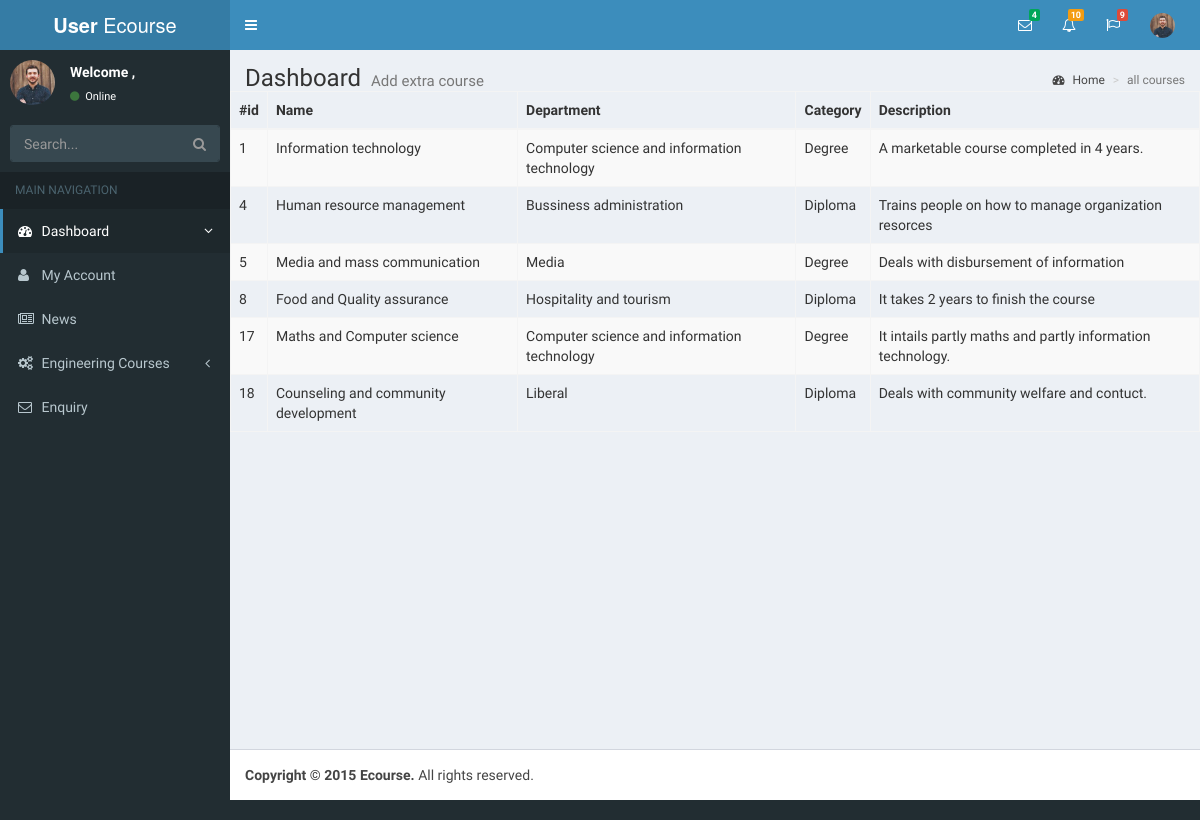
Page /all_courses.php on the earlier database version.
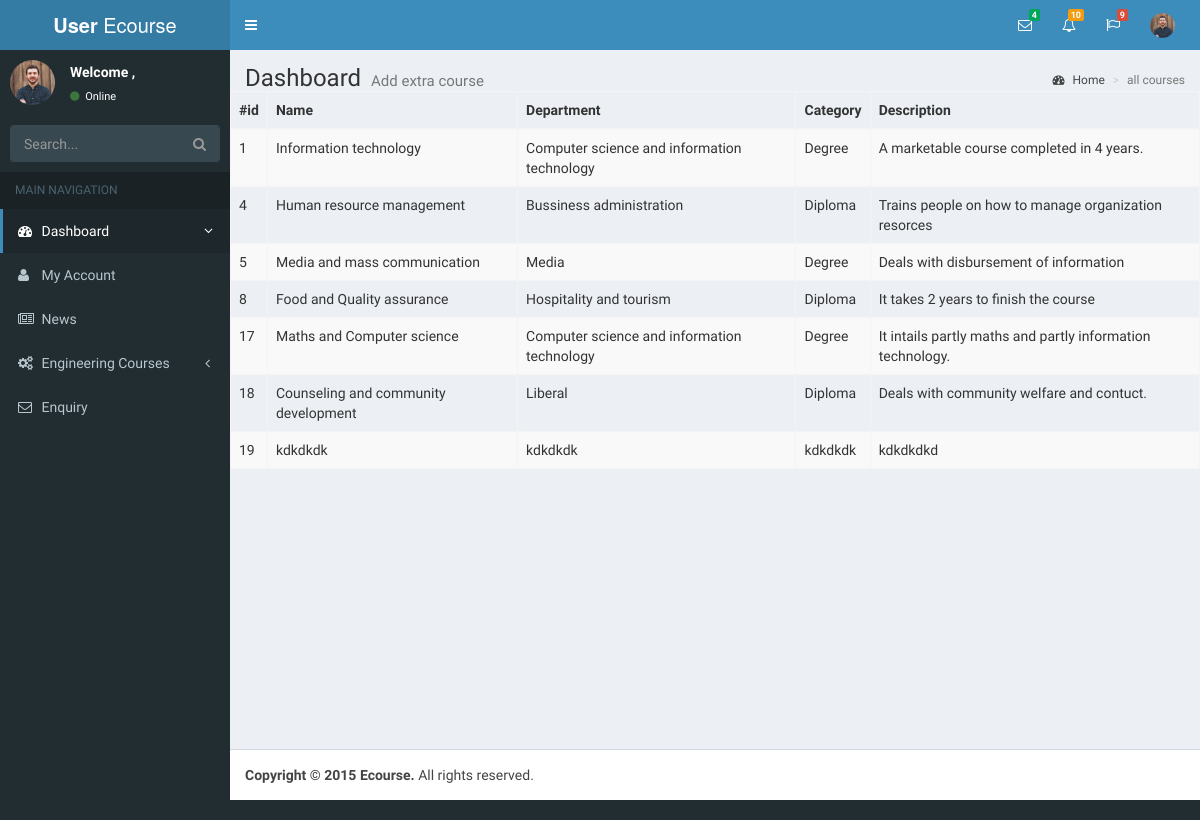
Same page on the later database version.
### tables this page shows
CREATE TABLE IF NOT EXISTS `courses` (
  `id` int(10) NOT NULL AUTO_INCREMENT,
  `name` varchar(100) NOT NULL,
  `department` varchar(100) NOT NULL,
  `category` varchar(100) NOT NULL,
  `description` varchar(200) NOT NULL,
  PRIMARY KEY (`id`)
);

### all_courses.php (the view, shortened to what this page needs)
<?php
  include('layout/sidebar.php')
?>
  <div class="content-wrapper">
    <section class="content-header">
      <h1>
        Dashboard
        <small>Add extra course</small>
      </h1>
      <ol class="breadcrumb">
        <li><a href="#"><i class="fa fa-dashboard"></i> Home</a></li>
        <li class="active">all courses</li>
      </ol>
    </section>
     <?php
        $result = mysql_query("SELECT * FROM courses");
        ?>
        <div class="courses_outer">
             <div class="course_table">
                    <table id="example" class="table table-striped table-bordered display">
                        <thead class="table_header">
                          <tr>
                            <th>#id</th>
                            <th>Name</th>
                            <th>Department</th>
                            <th>Category</th>
                            <th>Description </th>
                          </tr>
                        </thead>
                        <tbody>
                          <?php
                            while( $row = mysql_fetch_assoc( $result ) ){
                              echo
                              "<tr>
                                <td>{$row['id']}</td>
                                <td>{$row['name']}</td>
                                <td>{$row['department']}</td>
                                <td>{$row['category']}</td>
                                <td>{$row['description']}</td>
                              </tr>";
                            }
                          ?>
                        </tbody>
                    </table>
                 </div>
        </div>
   </div>
<?php
  require('layout/members_pagefooter.php')
?>

### layout/sidebar.php (shortened to what this page needs)
<!DOCTYPE html>
<html>
<head>
  <link rel="stylesheet" href="bootstrap/css/bootstrap.min.css">
   <link rel="stylesheet" type="text/css" href="assets/css/jquery.dataTables.min.css">
  <link rel="stylesheet" href="font-awesome/css/font-awesome.min.css">
  <link rel="stylesheet" href="bootstrap/css/ionicons.min.css">
  <link rel="stylesheet" href="dist/css/AdminLTE.css">
  <link rel="stylesheet" href="dist/css/skins/_all-skins.min.css">
  <link rel="stylesheet" href="plugins/iCheck/flat/green.css">
  <link rel="stylesheet" href="plugins/morris/morris.css">
  <link rel="stylesheet" href="plugins/jvectormap/jquery-jvectormap-1.2.2.css">
  <link rel="stylesheet" href="plugins/datepicker/datepicker3.css">
  <link rel="stylesheet" href="plugins/daterangepicker/daterangepicker-bs3.css">
  <link rel="stylesheet" href="plugins/bootstrap-wysihtml5/bootstrap3-wysihtml5.min.css">
</head>
<body class="hold-transition skin-blue sidebar-mini">
<div class="wrapper">
  <header class="main-header">
    <a href="members_page.php" class="logo"></span>
      <span class="logo-lg"><b>User </b>Ecourse</span>
    </a>
    <nav class="navbar navbar-static-top" role="navigation">
      <a href="#" class="sidebar-toggle" data-toggle="offcanvas" role="button">
      </a>
      <div class="navbar-custom-menu">
        <ul class="nav navbar-nav">
          <li class="dropdown messages-menu">
            <a href="#" class="dropdown-toggle" data-toggle="dropdown">
              <i class="fa fa-envelope-o"></i>
              <span class="label label-success">4</span>
            </a>
          </li>
          <li class="dropdown notifications-menu">
            <a href="#" class="dropdown-toggle" data-toggle="dropdown">
              <i class="fa fa-bell-o"></i>
              <span class="label label-warning">10</span>
            </a>
          </li>
          <li class="dropdown tasks-menu">
            <a href="#" class="dropdown-toggle" data-toggle="dropdown">
              <i class="fa fa-flag-o"></i>
              <span class="label label-danger">9</span>
            </a>
          </li>
          <li class="dropdown user user-menu">
            <a href="#" class="dropdown-toggle" data-toggle="dropdown">
              <img src="assets/img/eco/user8-128x128.jpg" class="user-image" alt="User Image">
            </a>
          </li>
        </ul>
      </div>
    </nav>
  </header>
  <aside class="main-sidebar">
    <section class="sidebar">
      <div class="user-panel">
        <div class="pull-left image">
          <img src="assets/img/eco/user8-128x128.jpg" class="img-circle" alt="User Image">
        </div>
        <div class="pull-left info">
          <p id="welcome" class="welcome_option" >Welcome , <i><?php echo $login_session; ?></i></p>
          <a href="#"><i class="fa fa-circle text-success"></i> Online</a>
        </div>
      </div>
      <form action="#" method="get" class="sidebar-form">
        <div class="input-group">
          <input type="text" name="q" class="form-control" placeholder="Search...">
              <span class="input-group-btn">
                <button type="submit" name="search" id="search-btn" class="btn btn-flat"><i class="fa fa-search"></i>
                </button>
              </span>
        </div>
      </form>
      <ul class="sidebar-menu">
        <li class="header">MAIN NAVIGATION</li>
        <li class="active treeview">
          <a href="members_page.php">
            <i class="fa fa-dashboard"></i> <span>Dashboard</span> <i class="fa fa-angle-left pull-right"></i>
          </a>
        </li>
        <li>
          <a href="myaccount.php">
            <i class="fa fa-user"></i> <span>My Account</span>
          </a>
        </li>
        <li>
          <a href="news.php">
            <i class="fa fa-newspaper-o"></i> <span>News</span>
          </a>
        </li>
        <li class="treeview">
          <a href="">
            <i class="fa fa-cogs"></i>
            <span>Engineering Courses</span>
            <i class="fa fa-angle-left pull-right"></i>
          </a>
        </li>
         <li class="treeview">
          <a href="messages.php">
            <i class="fa fa-envelope-o"></i>
            <span>Enquiry</span>
          </a>
        </li>
      </section>
  </aside>

### layout/members_pagefooter.php (shortened to what this page needs)
<footer class="main-footer">
    <strong>Copyright &copy; 2015 Ecourse</a>.</strong> All rights
    reserved.
  </footer> -->
</body>
</html>

Differences in the rows shown:
added courses: id "19", name "kdkdkdk", department "kdkdkdk", category "kdkdkdk", description "kdkdkdkd"
